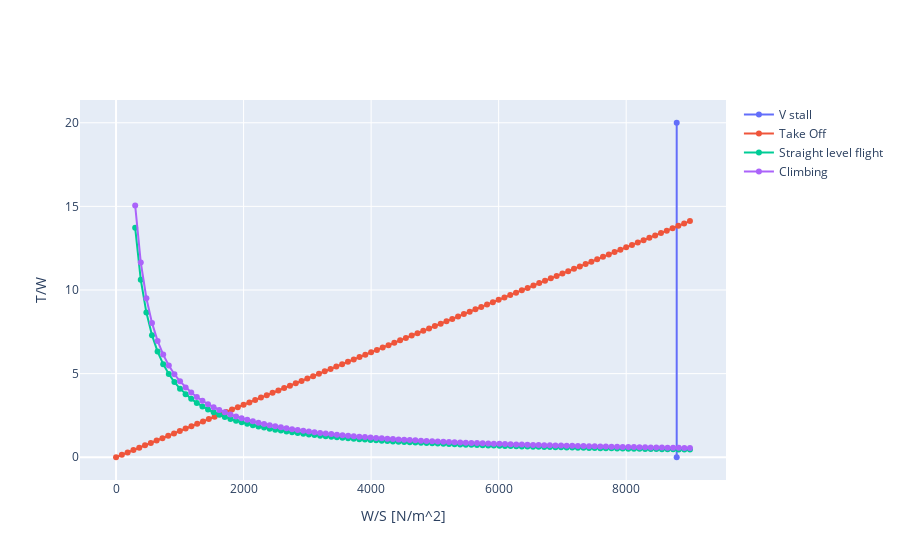

The notebook cell saved with this chart:
### Code cell
import ipywidgets as widgets
from IPython.display import display
from Interface import Interface
Interface().__init__()
Interface().Menu()
